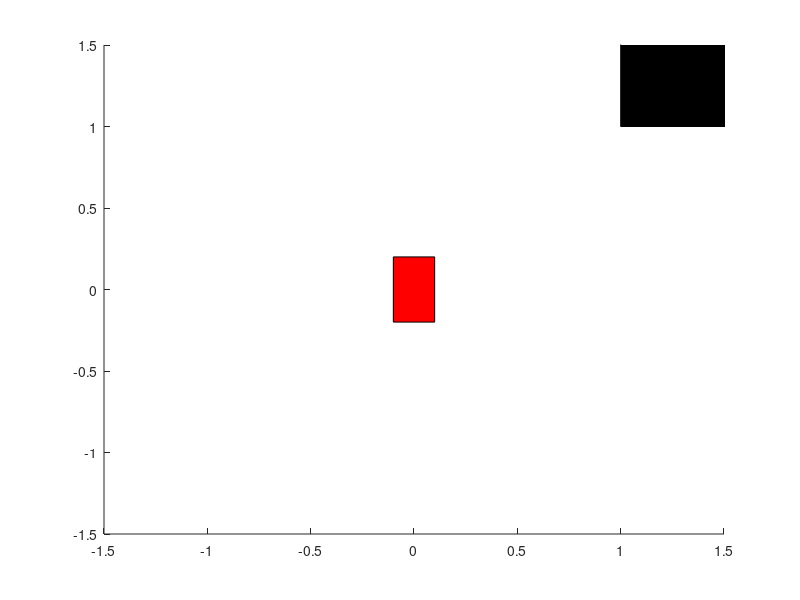

Write MATLAB code to recreate this figure. (Note: this script raises an error after producing the figure.)
function simple_planner()
    addpath('/home/romela/Deadbeat_Controller/Gurobi')
% ========================================================================
% This is a high level planner that will pass footstep locations and a
% desired CM trajectory to a low level MPC. 
% 
% - End conditions and foot a footstep plan is created based off of forward
%   integration of the user input commands.
%
% - These conditions are passed to a QP solved by gurobi to come up with a
%   feasible CM trajectory for the given conditions.
% 
% USER INPUTS
% w - Positive Y
% s - Negative Y
% d - Positive X
% a - Negative X
% j - Positive yaw
% d - Negative yaw
% q - Quit
%
% ========================================================================

    % Setup the structures for handling user inputs
    KeyStatus = false(1,7);
    KeyNames = {'w', 's','a', 'd', 'j', 'k', 'q'};
    KEY.FORWARD = 1;
    KEY.BACKWARD = 2;
    KEY.LEFT = 3;
    KEY.RIGHT = 4;
    KEY.ROT_LEFT = 5;
    KEY.ROT_RIGHT = 6;
    KEY.QUIT = 7;

    % Function to create yaw rotation matrix
    yaw_rot = @(x) [cos(x), -sin(x); sin(x) cos(x);];

    % Command inputs
    yaw_dot = 0.0; % inertial frame
    x_dot = 0.0;   % Robot frame
    y_dot = 0.0;   % Robot frame
    
    % Limits on velocity and acceleration parameters
    max_x_dot = 0.5;
    max_y_dot = 1.0;
    max_yaw_dot = 1.5;
    x_accel = 0.1;
    y_accel = 0.1;
    yaw_accel = 0.2;
    x_decel = 0.5;
    y_decel = 0.5;
    yaw_decel = 0.5;

    % Look ahead timing parameters
    step_time = 0.2;
    T_final = 2*step_time;
    dt = 0.001;
    np = T_final/dt;
    t = linspace(0.0, T_final, np);

    % State vector in the inertial frame
    x = [0.0; 0.0; 0.5; 0.0; 0.0; 0.0; 0.0; 0.0; 0.0; 0.0; 0.0; 0.0];

    % Vectors for storing X and Y positions
    X = zeros(10*np,1);
    Y = zeros(10*np,1);
    
    % Body dimensions
    body = [0.1, -0.1, -0.1, 0.1;
            0.2, 0.2, -0.2, -0.2];
        
    % Foot parameters
    t1 = [0.0, step_time];
    t2 = [step_time, 2.0*step_time];
    t3 = [0.0, step_time];
    t4 = [step_time, 2.0*step_time];
    
    c = [1, 1, 1, 1];
    
    p1_nom = [0.15; 0.25];
    p2_nom = [-0.15; 0.25];
    p3_nom = [-0.15; -0.25];
    p4_nom = [0.15; -0.25];
    
    p1 = p1_nom;
    p2 = p2_nom;
    p3 = p3_nom;
    p4 = p4_nom;

    % Setup figure for graphical display
    % - Callback functions are used to detect user inputs
    figure('Name', 'ALPHRED V3 Simulation', 'KeyPressFcn', @MyKeyDown, 'KeyReleaseFcn', @MyKeyUp);
    axis([-1.5 1.5 -1.5 1.5]);
    H = patch(body(1,:),body(2,:), 'red');
    block = patch([2, 1, 1, 2], [2, 2, 1, 1], 'black');
    block2 = patch([2, 1, 1, 2], [4, 4, 3, 3], 'black');
    foot1 = animatedline('Marker','x');
    foot2 = animatedline('Marker','x');
    foot3 = animatedline('Marker','x');
    foot4 = animatedline('Marker','x');
    addpoints(foot1, p1(1,1), p1(2,1));
    addpoints(foot2, p2(1,1), p2(2,1));
    addpoints(foot3, p3(1,1), p3(2,1));
    addpoints(foot4, p4(1,1), p4(2,1));
    
    x_animate = x;
    t1_animate = t1;
    t2_animate = t2;
    t3_animate = t3;
    t4_animate = t4;
    c_animate = c;
    
    X = zeros(length(x),np);
    F1 = zeros(3,np);
    F2 = zeros(3,np);
    F3 = zeros(3,np);
    F4 = zeros(3,np);
    P1 = zeros(2,np);
    P2 = zeros(2,np);
    P3 = zeros(2,np);
    P4 = zeros(2,np);
    T1 = zeros(np,2);
    T2 = zeros(np,2);
    T3 = zeros(np,2);
    T4 = zeros(np,2);
    C = zeros(np,4);
    
    controller = DeadbeatControllerGurobi_class;
    
    animate_count = 0;

    %% Main loop for simulation
    while 1
        
        % Check the user inputs to update the desired velocities
        quit = CheckUserInputs();
        if (quit == 1)
            close all;
            break
        end

        
        % integrate forward to find final state
        for i = 1:np
            % Linear
            x(4:5,1) = yaw_rot(x(9,1))*[x_dot;y_dot];
            x(1:2,1) = x(1:2,1) + x(4:5,1)*dt;

            % Rotational
            x(12,1) = yaw_dot;
            x(9,1) = x(9,1) + x(12,1)*dt;
            
            X(:,i) = x;
            
            % Determine the footstep locations
            t1 = t1 - [dt, dt];
            if t1(1) < 0.0
               if c(1) == 0
                  c(1) = 1; 
                  p1 = x(1:2,1)+yaw_rot(x(9,1))*(p1_nom) + ...
                      yaw_rot(x(9,1))*[x_dot;y_dot]*step_time*0.5;
               else
                  c(1) = 0;
               end
               t1(1) = t1(2);
               t1(2) = 2.0*step_time - dt;
            end

            t2 = t2 - [dt, dt];
            if t2(1) < 0.0
               if c(2) == 0
                  c(2) = 1; 
                  p2 = x(1:2,1)+yaw_rot(x(9,1))*(p2_nom) + ...
                      yaw_rot(x(9,1))*[x_dot;y_dot]*step_time*0.5;
               else
                  c(2) = 0;
               end
               t2(1) = t2(2);
               t2(2) = 2.0*step_time - dt;
            end

            t3 = t3 - [dt, dt];
            if t3(1) < 0.0
               if c(3) == 0
                  c(3) = 1; 
                  p3 = x(1:2,1)+yaw_rot(x(9,1))*(p3_nom) + ...
                      yaw_rot(x(9,1))*[x_dot;y_dot]*step_time*0.5;
               else
                  c(3) = 0;
               end
               t3(1) = t3(2);
               t3(2) = 2.0*step_time - dt;
            end

            t4 = t4 - [dt, dt];
            if t4(1) < 0.0
               if c(4) == 0
                  c(4) = 1; 
                  p4 = x(1:2,1)+yaw_rot(x(9,1))*(p4_nom) + ...
                      yaw_rot(x(9,1))*[x_dot;y_dot]*step_time*0.5;
               else
                  c(4) = 0;
               end
               t4(1) = t4(2);
               t4(2) = 2.0*step_time - dt;
            end
            
            % Store trajectory
            P1(:,i) = p1;
            P2(:,i) = p2;
            P3(:,i) = p3;
            P4(:,i) = p4;
            T1(i,:) = t1;
            T2(i,:) = t2;
            T3(i,:) = t3;
            T4(i,:) = t4;
            C(i,:) = c;
        end
        
        x0 = X(:,1);
        
        % Simulate dynamics
        for n = 2:26
            [F, A] = controller.update(x0, [P1(:,n);0.0], [P2(:,n);0.0], ...
                     [P3(:,n);0.0], [P4(:,n);0.0], C(n,:), X(:,n));
                 
            F;
            
            [t,state] = ode45(@(t,state) simulateDynamics(t,state,F,A), [0 dt], x0);
            state(end,:)' - x0;
            x0 = state(end,:)';
            
            %disp('======')
        end
        
        % Set the current state to the last simulated state
        x = x0;
        t1 = T1(26,:);
        t2 = T2(26,:);
        t3 = T3(26,:);
        t4 = T4(26,:);
        p1 = P1(:,26);
        p2 = P2(:,26);
        p3 = P3(:,26);
        p4 = P4(:,26);
        c = C(26,:);
        
        % Animation
        animate_count = animate_count + 1;
        if animate_count == 4
            animate_count = 0;
            x_animate = x;
            clearpoints(foot1);
            clearpoints(foot2);
            clearpoints(foot3);
            clearpoints(foot4);
            if c(1) == 1
                addpoints(foot1,p1(1,1),p1(2,1));
            end

            if c(2) == 1
                addpoints(foot2,p2(1,1),p2(2,1));
            end

            if c(3) == 1
                addpoints(foot3,p3(1,1),p3(2,1));
            end

            if c(4) == 1
                addpoints(foot4,p4(1,1),p4(2,1));
            end
            animate();   
        end
        
    end

    %% Callback function for detecting key presses
    function MyKeyDown(hObject, event, handles)
        key = get(hObject,'CurrentKey');
        KeyStatus = (strcmp(key, KeyNames) | KeyStatus);
    end
    function MyKeyUp(hObject, event, handles)
        key = get(hObject,'CurrentKey');
        KeyStatus = (~strcmp(key, KeyNames) & KeyStatus);
    end

    %% Animate function
    function animate()
        points = zeros(2,4);
        for j = 1:4
            points(:,j) = x_animate(1:2,1)+yaw_rot(x_animate(9,1))*(body(:,j));
        end
        set(H, 'XData', points(1,:));
        set(H, 'YData', points(2,:));
        axis([-1.5+x_animate(1,1), 1.5+x_animate(1,1),...
            -1.5+x_animate(2,1), 1.5+x_animate(2,1)]);
        drawnow;
        
        pause(0.1);
        
    end

    %% Check user inputs function
    function quit = CheckUserInputs()
        % Booleans determining if the robot should start decelerating
        y_decelerate = 1;
        x_decelerate = 1;
        yaw_decelerate = 1;
        quit = 0;

        % ============================
        % Check User Inputs
        %=============================
        if KeyStatus(KEY.FORWARD)
            y_decelerate = 0;
            y_dot = y_dot + y_accel;
            if y_dot > max_y_dot
                y_dot = max_y_dot;
            end
        end
        
        if KeyStatus(KEY.BACKWARD)
            y_decelerate = 0;
            y_dot = y_dot - y_accel;
            if y_dot < -max_y_dot
                y_dot = -max_y_dot;
            end
        end
        
        if y_decelerate
            if sign(y_dot)*y_dot < y_decel
               y_dot = 0.0; 
            end
            if sign(y_dot)*y_dot > 0.0
               y_dot = y_dot - sign(y_dot)*y_decel;
            end
        end
        
        if KeyStatus(KEY.RIGHT)
            x_decelerate = 0;
            x_dot = x_dot + x_accel;
            if x_dot > max_x_dot
                x_dot = max_x_dot;
            end
        end
        
        if KeyStatus(KEY.LEFT)
            x_decelerate = 0;
            x_dot = x_dot - x_accel;
            if x_dot < -max_x_dot
                x_dot = -max_x_dot;
            end
        end
        
        if x_decelerate
            if sign(x_dot)*x_dot < x_decel
               x_dot = 0.0; 
            end
            if sign(x_dot)*x_dot > 0.0
               x_dot = x_dot - sign(x_dot)*x_decel;
            end
        end
        
        if KeyStatus(KEY.ROT_LEFT)
            yaw_decelerate = 0;
            yaw_dot = yaw_dot + yaw_accel;
            if yaw_dot > max_yaw_dot
                yaw_dot = max_yaw_dot;
            end
        end
        
        if KeyStatus(KEY.ROT_RIGHT)
            yaw_decelerate = 0;
            yaw_dot = yaw_dot - yaw_accel;
            if yaw_dot < -max_yaw_dot
                yaw_dot = -max_yaw_dot;
            end
        end
        
        if yaw_decelerate
            if sign(yaw_dot)*yaw_dot < yaw_decel
               yaw_dot = 0.0; 
            end
            if sign(yaw_dot)*yaw_dot > 0.0
               yaw_dot = yaw_dot - sign(yaw_dot)*yaw_decel;
            end
        end
        
        if KeyStatus(KEY.QUIT)
            quit = 1;
        end
    end

end
